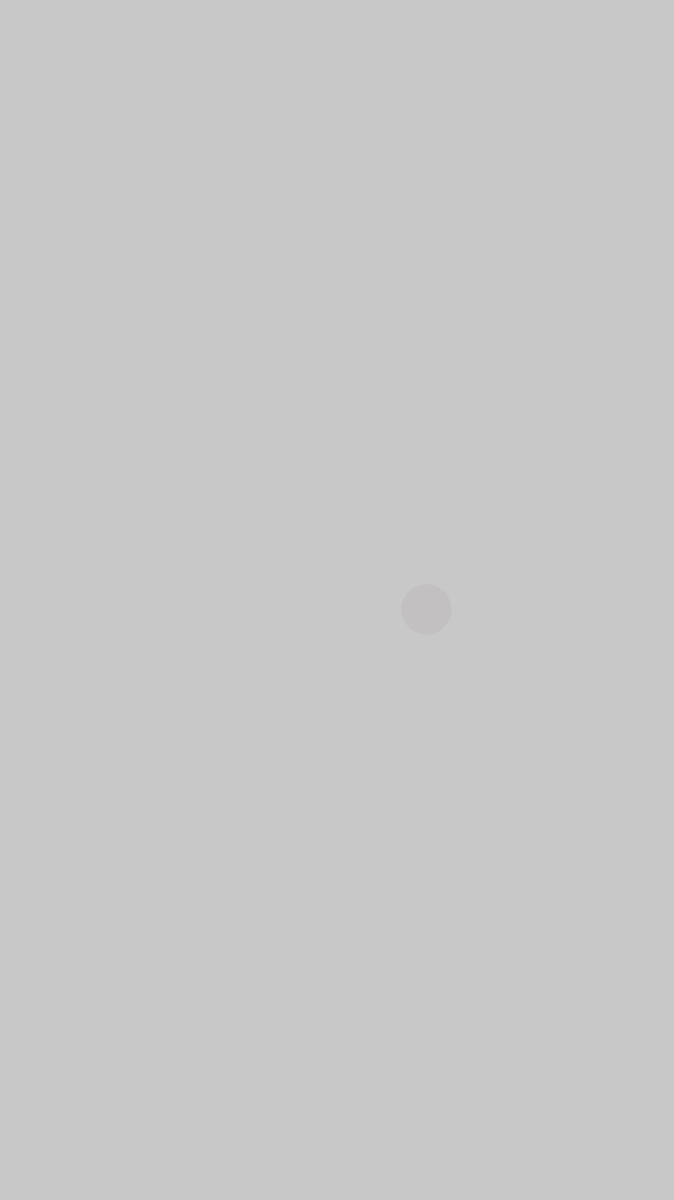
Frame 1 (no input)
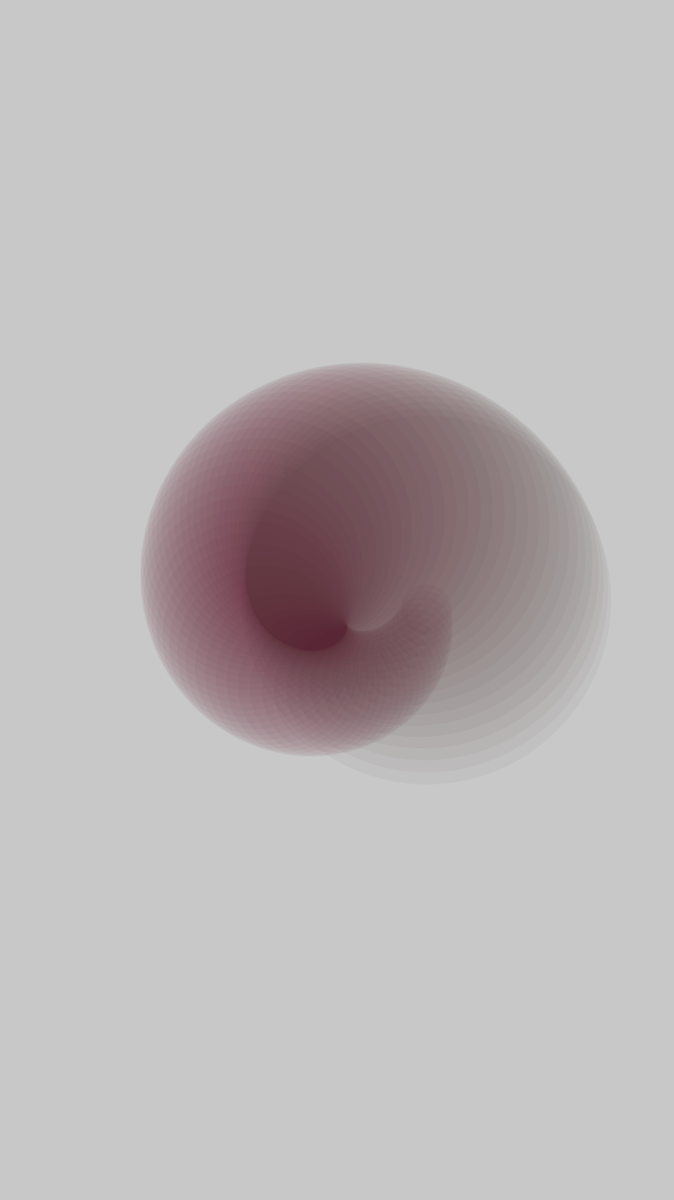
Frame 60 (no input)
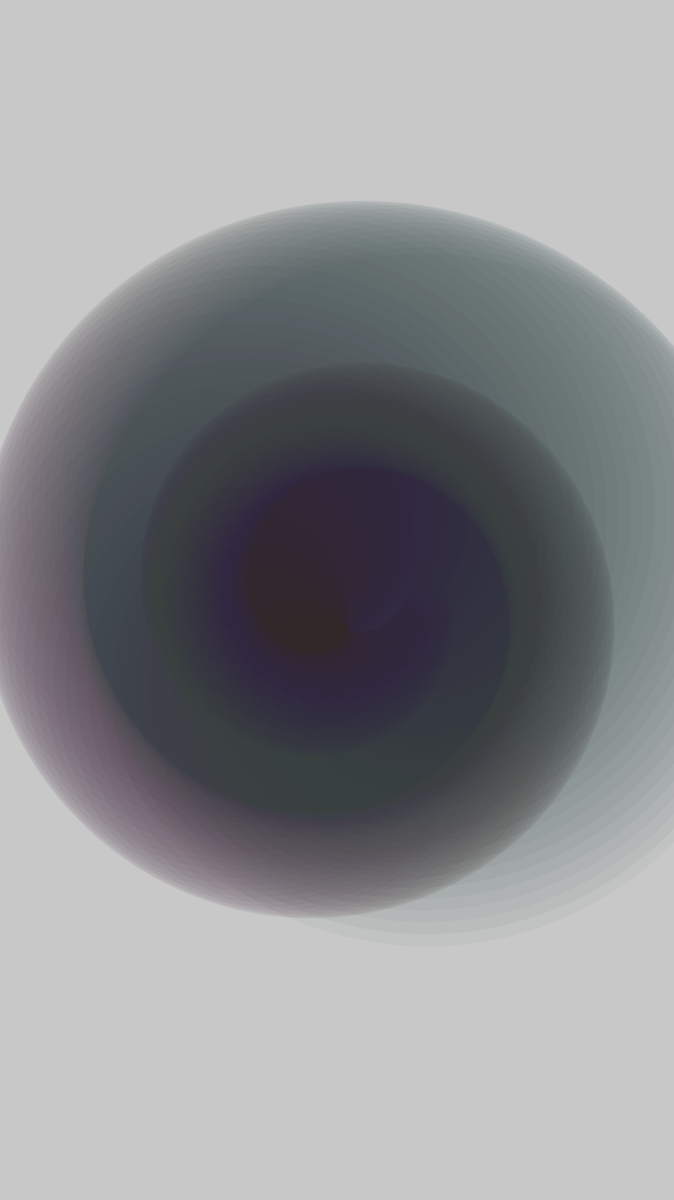
Frame 120 (the mouse pressed at the canvas centre since frame 60)

The p5.js sketch that drew these frames (run headless with seeded random() and noise() and a simulated clock; from frame 60 on, the mouse is pressed at the canvas centre):

// p5.js sketch
// ── sketch.js
function setup() {
  createCanvas(750, 1334);
  background(200);
  angleMode(DEGREES);
  
  frameRate(20);
}

function draw() {
  translate(width/2,height/2);
  rotate(frameCount*6);
  noStroke();

  // lerpColor blends two colors to find a third color somewhere between them.
  // lerpColor(col1,col2,amount)
  
  fill(lerpColor(color(92,0,26,10), color(6,94,79,10), frameCount/200));
  ellipse(100,0,50+frameCount*6,50+frameCount*6);
  
  //if (frameCount == 240) {
  //noLoop();
  //}
}
